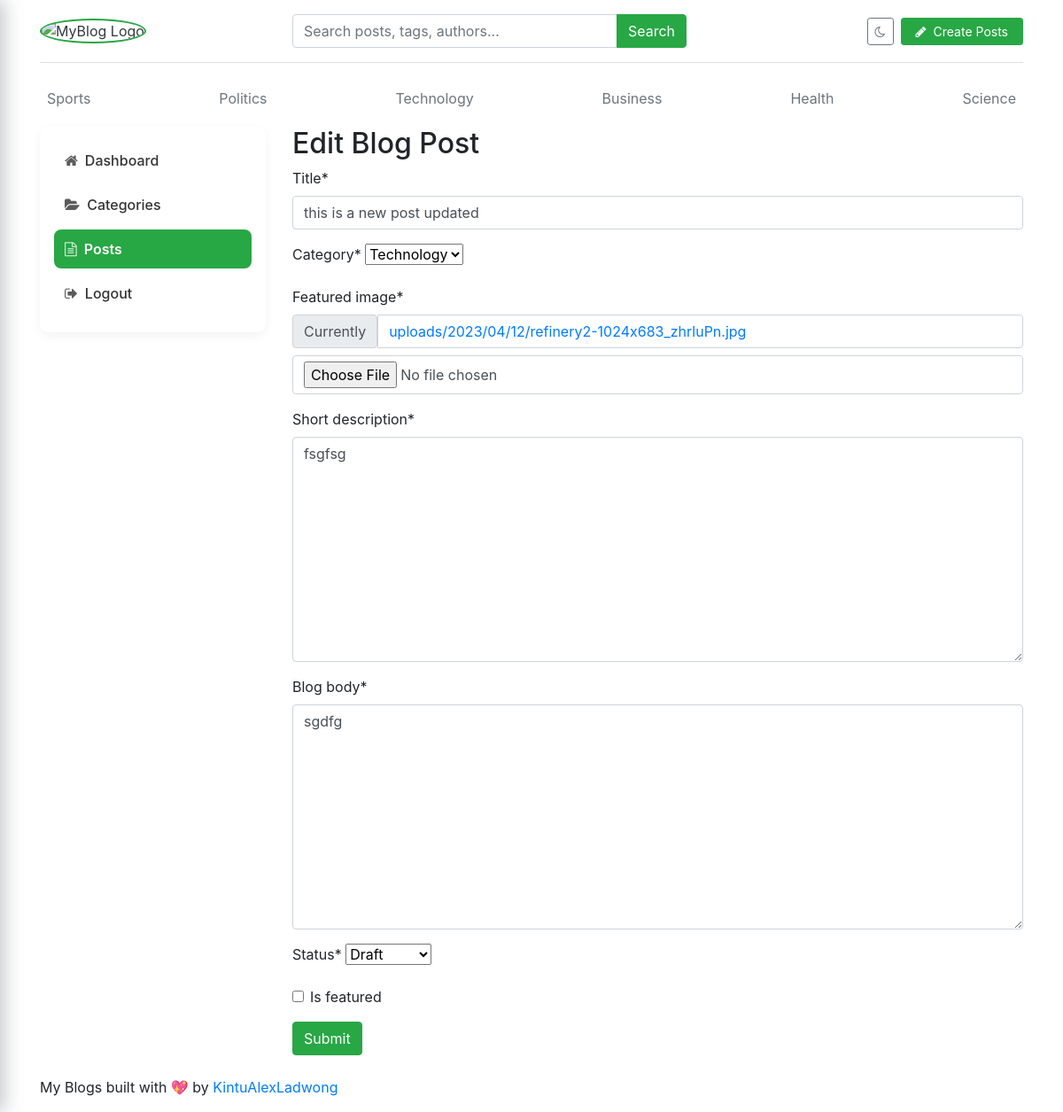
The page /dashboard/posts/edit/10/ on the database its author committed.
### blogs/models.py (models this page shows, shortened)
class Category(models.Model):
    category_name = models.CharField(max_length=50, unique=True)
    created_at = models.DateTimeField(auto_now_add=True)
    updated_at = models.DateTimeField(auto_now=True)
    class Meta:
        verbose_name_plural = 'categories'
    def __str__(self):
        return self.category_name

class Blog(models.Model):
    title = models.CharField(max_length=100)
    slug = models.SlugField(max_length=150, unique=True, blank=True)
    category = models.ForeignKey(Category, on_delete=models.CASCADE)
    author = models.ForeignKey(User, on_delete=models.CASCADE)
    featured_image = models.ImageField(upload_to='uploads/%Y/%m/%d')
    short_description = models.TextField(max_length=500)
    blog_body = models.TextField(max_length=2000)
    status = models.CharField(max_length=20, choices=STATUS_CHOICES, default="Draft")
    is_featured = models.BooleanField(default=False)
    created_at = models.DateTimeField(auto_now_add=True)
    updated_at = models.DateTimeField(auto_now=True)

### dashboards/views.py (the view, shortened to what this page needs)
# urls.py: path('posts/edit/<int:pk>/', views.edit_post, name='edit_post'),
def edit_post(request, pk):
    post = get_object_or_404(Blog, pk=pk)
    form = BlogPostForm(instance=post)
    context = {
        'form': form,
        'post': post
    }
    return render(request, 'dashboard/edit_post.html', context)

### dashboards/forms.py
class BlogPostForm(forms.ModelForm):
    class Meta:
        model = Blog
        fields = ('title', 'category', 'featured_image', 'short_description', 'blog_body', 'status', 'is_featured')

### blogs/context_processors.py (called while the page is built)
def get_categories(request):
    categories = Category.objects.all()
    return dict(categories=categories)

def get_social_links(request):
    social_links = SocialLink.objects.all()
    return dict(social_links=social_links)

### templates/dashboard/edit_post.html (shortened to what this page needs)
{% extends 'base.html' %}
{% block content %}
{% load crispy_forms_tags %}
<div class="row">
    {% include 'dashboard/sidebar.html' %}
    <div class="col-md-9">
        <h2>Edit Blog Post</h2>
        <form action="{% url 'edit_post' post.id %}" method="POST" enctype="multipart/form-data">
            {{ form | crispy }}
            <button type="submit" class="btn btn-success">Submit</button>
        </form>
        <br>
    </div>
</div>
{% endblock %}

### templates/base.html (shortened to what this page needs)
{% load static %}
<!DOCTYPE html>
<html lang="en">
<head>
    <link href="https://getbootstrap.com/docs/4.0/dist/css/bootstrap.min.css" rel="stylesheet">
    <link href="{% static 'css/blog.css' %}" rel="stylesheet">
    <link rel="stylesheet" href="https://cdnjs.cloudflare.com/ajax/libs/font-awesome/4.7.0/css/font-awesome.min.css">
</head>
<body>
  <div class="container">
    <header class="blog-header py-3 mb-3 border-bottom shadow-sm">
      <div class="row align-items-center">
        <div class="col-6 col-md-3 d-flex align-items-center">
          <a class="blog-header-logo text-dark" href="/">
            <img
              class="img-fluid"
              src="{% static 'images/myBlogo.png' %}"
              alt="MyBlog Logo"
              width="50"
              height="50"
              style="border-radius: 50%; border: 2.5px solid #28a745; object-fit: cover; margin-right: .4rem;"
            >
          </a>
        </div>
        <div class="col-12 col-md-5 order-3 order-md-2 mt-3 mt-md-0">
          <form action="{% url 'search' %}" method="GET">
            <div class="input-group">
              <input class="form-control" type="text" name="keyword" value="{{ keyword }}"
                     placeholder="Search posts, tags, authors..." aria-label="Search">
              <div class="input-group-append">
                <button type="submit" class="btn btn-success">
                  <span class="d-none d-md-inline">Search</span>
                </button>
              </div>
            </div>
          </form>
        </div>
        <div class="col-6 col-md-4 d-flex justify-content-end align-items-center order-2 order-md-3">
          <button class="btn btn-outline-secondary btn-sm mr-2 rounded-pill" id="themeToggle" type="button">
            <i class="fa fa-moon-o theme-icon-dark"></i>
          </button>
          {% if not user.is_authenticated %}
            <a class="btn btn-success btn-sm rounded-pill px-3 header-cta-btn" href="{% url 'login' %}">
              <i class="fa fa-pencil mr-1"></i>
              <span class="d-none d-sm-inline">Create Posts</span>
            </a>
          {% endif %}
        </div>
      </div>
    </header>
    <div class="nav-scroller py-1 mb-2">
      <nav class="nav d-flex justify-content-between">
        {% for cat in categories %}
          <a class="p-2 text-muted" href="{% url 'posts_by_category' cat.id %}">{{ cat.category_name }}</a>
        {% endfor %}
      </nav>
    </div>
    {% block content %}
    {% endblock %}
    <footer class="blog-footer">
      <p>
        My Blogs built with 💖 by
        <a href="https://ladwongdevelopers.dev/playground" target="_blank">KintuAlexLadwong</a>
      </p>
    </footer>
  </div>
</body>
</html>

### blog_main/static/css/blog.css (style rules this page uses)
.theme-icon-dark, .theme-icon-light { transition: opacity 0.2s ease; }

### rows shown on the page
Category: category_name "Sports"
Category: category_name "Politics"
Category: category_name "Technology"
Category: category_name "Business"
Category: category_name "Health"
Category: category_name "Science"
Blog: title "this is a new post updated", category "Technology", short_description "fsgfsg", blog_body "sgdfg", status "Draft"
